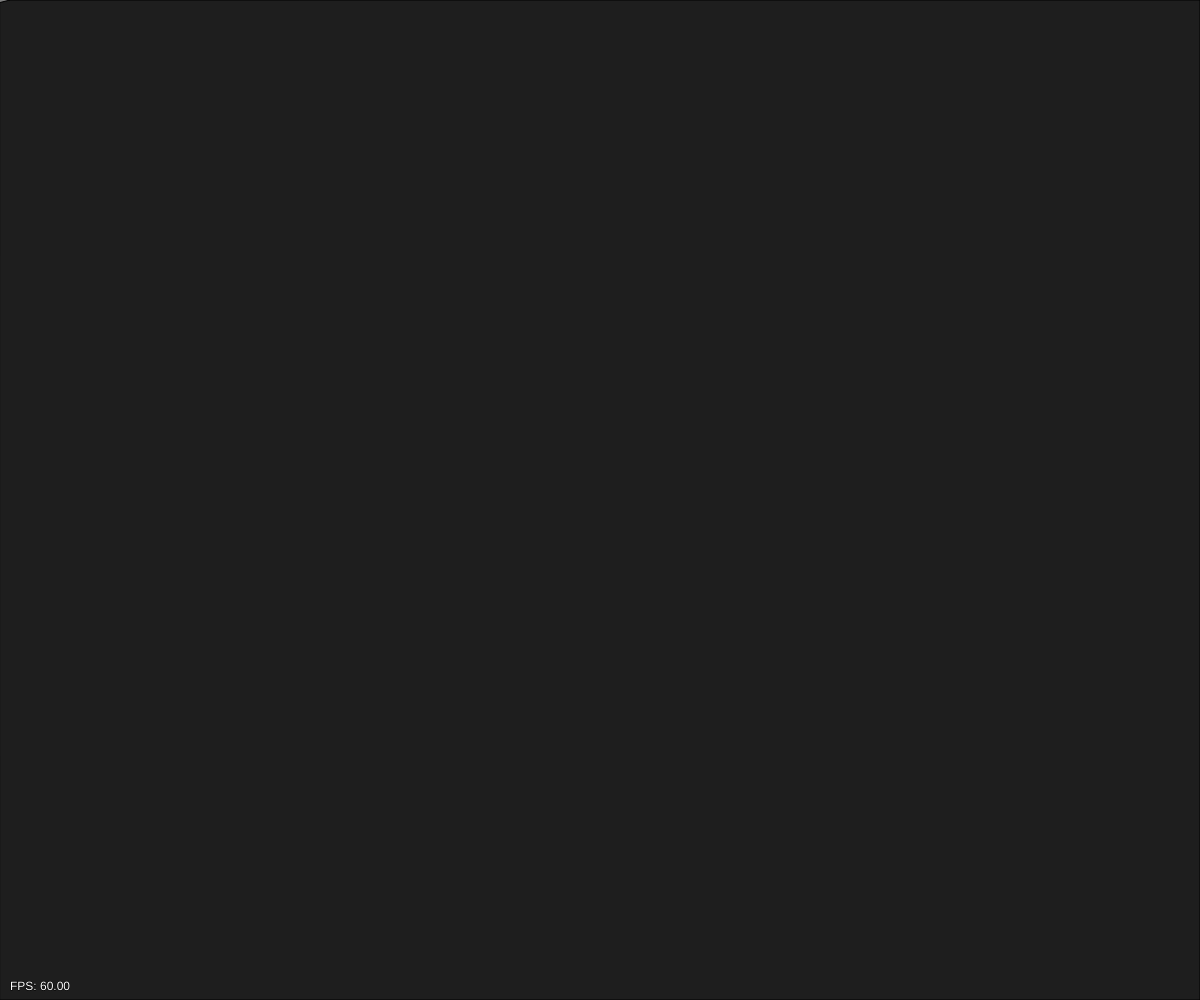
Frame 1 (no input)
Frame 60 (no input): identical to frame 1, image omitted
Frame 120 (the mouse pressed at the canvas centre since frame 60): identical to frame 1, image omitted

The p5.js sketch that drew this single still picture (run headless with seeded random() and noise() and a simulated clock; from frame 60 on, the mouse is pressed at the canvas centre):

// p5.js sketch
// ── sketch.js
let t;
let timer;

function setup() {
	createCanvas(windowWidth, windowHeight);
	frameRate(60);
	angleMode(DEGREES);

	t = new Transform();
	timer = new Timer();
}

function draw() {
	timer.update();

	const translationStepPerSec = 100;
	let translationStep = translationStepPerSec * timer.delta;
	const rotationStepPerSec = 180;
	let rotationStep = rotationStepPerSec * timer.delta;
	if (keyIsDown(RIGHT_ARROW)) {
		t.rotate(-rotationStep);
	}
	if (keyIsDown(LEFT_ARROW)) {
		t.rotate(rotationStep);
	}
	if (keyIsDown(DOWN_ARROW)) {
		let xTranslation = translationStep * cos(t.rotation);
		let yTranslation = -translationStep * sin(t.rotation);
		let translated = new Transform(t.x - xTranslation, t.y - yTranslation, t.rotation);
		t = translated;
	}
	if (keyIsDown(UP_ARROW)) {
		let xTranslation = translationStep * cos(t.rotation);
		let yTranslation = -translationStep * sin(t.rotation);
		let translated = new Transform(t.x + xTranslation, t.y + yTranslation, t.rotation);
		t = translated;
	}

	push();
	fill(30);
	rect(0, 0, width, height);
	pop();

	push();
	fill(127);
	translate(t.x, t.y);
    rotate(-90 - t.rotation);
	triangle(-5, -10, 0, 10, 5, -10);
	pop();

	push();
	var fps = frameRate();
	fill(255);
	stroke(0);
	text("FPS: " + fps.toFixed(2), 10, height - 10);
	pop();
}

class Transform {
	constructor(x = 0, y = 0, rotation = 0) {
		this.x = x;
		this.y = y;
		this.rotation = this.bindDegrees(rotation);
	}

	bindDegrees(angle) {
		while (angle < 0)
			angle += 360;
		while (angle >= 360)
			angle -= 360;
		return (angle);
	}

	rotate(angle) {
		this.rotation = this.bindDegrees(this.rotation + angle);
	}
}

class Timer {
	constructor() {
		this.last = millis();
		this.delta = 0;
	}

	update () {
		let now = millis();
		this.delta = (now - this.last) / 1000;
		this.last = now;
	}
}
